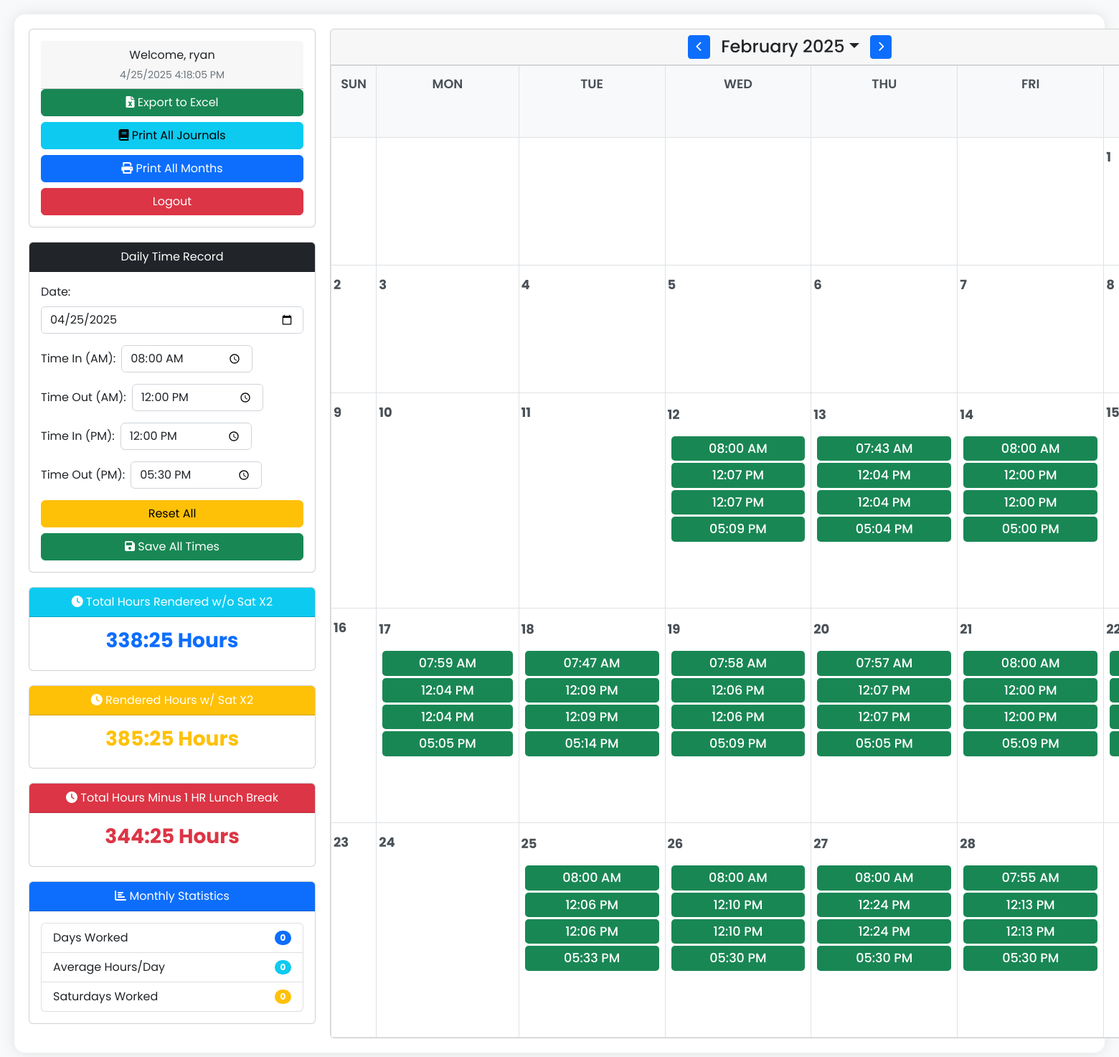
/dtr.php?month=2&year=2025 (signed in), run on the app's committed database.
### tables this page shows
CREATE TABLE `users` (
  `id` int(11) NOT NULL,
  `username` varchar(255) NOT NULL,
  `password` varchar(255) NOT NULL
);

CREATE TABLE `dtr_records` (
  `id` int(11) NOT NULL,
  `user_id` int(11) NOT NULL,
  `date` date NOT NULL,
  `time_in_am` time DEFAULT NULL,
  `time_out_am` time DEFAULT NULL,
  `time_in_pm` time DEFAULT NULL,
  `time_out_pm` time DEFAULT NULL,
  `total_hours` decimal(5,2) GENERATED ALWAYS AS (ifnull(timestampdiff(MINUTE,`time_in_am`,`time_out_am`) / 60.0,0) + ifnull(timestampdiff(MINUTE,`time_in_pm`,`time_out_pm`) / 60.0,0)) STORED,
  `created_at` timestamp NOT NULL DEFAULT current_timestamp(),
  `updated_at` timestamp NOT NULL DEFAULT current_timestamp() ON UPDATE current_timestamp()
);

### dtr.php (the view, shortened to what this page needs)
<?php
require_once "db_connect.php";
$sql = "SELECT username FROM users WHERE id = ?";
$stmt = $conn->prepare($sql);
$stmt->bind_param("i", $_SESSION['id']);
$stmt->execute();
$result = $stmt->get_result();
$user = $result->fetch_assoc();
$username = $user['username'] ?? 'Guest';
$year = isset($_GET['year']) ? (int)$_GET['year'] : (int)date('Y');
$month = isset($_GET['month']) ? (int)$_GET['month'] : (int)date('n');
function generateCalendarPHP($year, $month)
{
    $firstDay = date('w', mktime(0, 0, 0, $month, 1, $year));
    $daysInMonth = date('t', mktime(0, 0, 0, $month, 1, $year));
    $calendar = '<div class="card-header">';
    $calendar .= '<div class="month-nav">';
    $calendar .= '<a href="?month=' . ($month - 1) . '&year=' . $year . '" class="btn btn-primary btn-sm"><i class="fas fa-chevron-left"></i></a>';
    $calendar .= '<div class="dropdown">';
    $calendar .= '<h4 class="mb-0 dropdown-toggle" id="monthDropdown" data-bs-toggle="dropdown" aria-expanded="false">' . date('F Y', mktime(0, 0, 0, $month, 1, $year)) . '</h4>';
    $calendar .= '<ul class="dropdown-menu" aria-labelledby="monthDropdown">';
    for ($m = 1; $m <= 12; $m++) {
        $calendar .= '<li><a class="dropdown-item" href="?month=' . $m . '&year=' . $year . '">' . date('F', mktime(0, 0, 0, $m, 1, $year)) . '</a></li>';
    }
    $calendar .= '</ul>';
    $calendar .= '</div>';
    $calendar .= '<a href="?month=' . ($month + 1) . '&year=' . $year . '" class="btn btn-primary btn-sm"><i class="fas fa-chevron-right"></i></a>';
    $calendar .= '</div></div>';
    $calendar .= '<div class="card-body p-0">';
    $calendar .= '<table class="calendar w-100">';
    $calendar .= '<thead><tr>';
    $days = ['Sun', 'Mon', 'Tue', 'Wed', 'Thu', 'Fri', 'Sat'];
    foreach ($days as $day) {
        $calendar .= "<th>$day</th>";
    }
    $calendar .= '</tr></thead><tbody><tr>';
    for ($i = 0; $firstDay > $i; $i++) {
        $calendar .= '<td></td>';
    }
    $currentDay = 1;
    $dayOfWeek = $firstDay;
    while ($currentDay <= $daysInMonth) {
        if ($dayOfWeek == 7) {
            $dayOfWeek = 0;
            $calendar .= '</tr><tr>';
        }
        $date = sprintf('%04d-%02d-%02d', $year, $month, $currentDay);
        $today = ($date == date('Y-m-d')) ? ' bg-light' : '';
        $records = isset($_SESSION['id']) ? getTimeRecords($_SESSION['id'], $date) : null;
        $calendar .= "<td class='$today'>";
        $calendar .= "<div class='day-header'>";
        $calendar .= $currentDay;
        if ($records && ($records['time_in_am'] || $records['time_out_am'] ||
            $records['time_in_pm'] || $records['time_out_pm'])) {
            $calendar .= "<div class='button-container'>";
            $calendar .= "<button class='edit-day btn btn-outline-success btn-sm' onclick='showEditModal(\"$date\")'>
                            <i class='fas fa-edit'></i>
                        </button>";
            $calendar .= "<button class='journal-day btn btn-outline-info btn-sm' onclick='showJournalModal(\"$date\")'>
                            <i class='fas fa-book'></i>
                        </button>";
            $calendar .= "<button class='delete-day btn btn-outline-danger btn-sm' onclick='deleteDay(\"$date\")'>
                            <i class='fas fa-times'></i>
                        </button>";
            $calendar .= "</div>";
        } else {
            $calendar .= "<button class='add-day btn btn-outline-primary btn-sm' type='button' data-bs-toggle='modal' data-bs-target='#addTimeModal' onclick='initAddModal(\"$date\")'>
                            <i class='fas fa-plus'></i>
                        </button>";
        }
        $calendar .= "</div>";
        $calendar .= "<div id='entry-$year-$month-$currentDay' class='entry-container'>";
        if ($records) {
            if ($records['time_in_am']) {
                $calendar .= "<div class='calendar-entry'>" . date('h:i A', strtotime($records['time_in_am'])) . "</div>";
            }
            if ($records['time_out_am']) {
                $calendar .= "<div class='calendar-entry'>" . date('h:i A', strtotime($records['time_out_am'])) . "</div>";
            }
            if ($records['time_in_pm']) {
                $calendar .= "<div class='calendar-entry'>" . date('h:i A', strtotime($records['time_in_pm'])) . "</div>";
            }
            if ($records['time_out_pm']) {
                $calendar .= "<div class='calendar-entry'>" . date('h:i A', strtotime($records['time_out_pm'])) . "</div>";
            }
        }
        $calendar .= "</div></td>";
        $currentDay++;
        $dayOfWeek++;
    }
    while ($dayOfWeek < 7) {
        $calendar .= '<td></td>';
        $dayOfWeek++;
    }
    $calendar .= '</tr></tbody></table></div>';
    return $calendar;
}
function getTimeRecords($user_id, $date)
{
    global $conn;
    $sql = "SELECT * FROM dtr_records WHERE user_id = ? AND date = ?";
    $stmt = $conn->prepare($sql);
    $stmt->bind_param("is", $user_id, $date);
    $stmt->execute();
    return $stmt->get_result()->fetch_assoc();
}
function formatHoursToTime($decimal_hours)
{
    $hours = floor($decimal_hours);
    $minutes = round(($decimal_hours - $hours) * 60);
    return sprintf("%d:%02d", $hours, $minutes);
}
function calculateTotalHours($user_id)
{
    global $conn;
    $sql = "SELECT SUM(total_hours) as total FROM dtr_records WHERE user_id = ?";
    $stmt = $conn->prepare($sql);
    $stmt->bind_param("i", $user_id);
    $stmt->execute();
    $result = $stmt->get_result()->fetch_assoc();
    return formatHoursToTime($result['total'] ?? 0);
}
function calculateTotalHoursWithSaturday($user_id)
{
    global $conn;
    $sql = "SELECT
            date,
            total_hours,
            DAYOFWEEK(date) as day_of_week
            FROM dtr_records
            WHERE user_id = ?";
    $stmt = $conn->prepare($sql);
    $stmt->bind_param("i", $user_id);
    $stmt->execute();
    $result = $stmt->get_result();
    $totalHours = 0;
    while ($row = $result->fetch_assoc()) {
        if ($row['day_of_week'] == 7) {
            $totalHours += ($row['total_hours'] * 2);
        } else {
            $totalHours += $row['total_hours'];
        }
    }
    return formatHoursToTime($totalHours);
}
function calculateTotalHoursMinusLunch($user_id)
{
    global $conn;
    $sql = "SELECT
            date,
            total_hours,
            DAYOFWEEK(date) as day_of_week
            FROM dtr_records
            WHERE user_id = ?";
    $stmt = $conn->prepare($sql);
    $stmt->bind_param("i", $user_id);
    $stmt->execute();
    $result = $stmt->get_result();
    $totalHours = 0;
    while ($row = $result->fetch_assoc()) {
        $hoursForDay = $row['total_hours'] - 1;
        if ($row['day_of_week'] == 7) {
            $hoursForDay = ($hoursForDay * 2);
        }
        $totalHours += $hoursForDay;
    }
    return formatHoursToTime($totalHours);
}
?>
<!DOCTYPE html>
<html lang="en">
<head>
    <link href="https://cdn.jsdelivr.net/npm/bootstrap@5.2.3/dist/css/bootstrap.min.css" rel="stylesheet">
    <link rel="stylesheet" href="https://cdnjs.cloudflare.com/ajax/libs/font-awesome/6.0.0/css/all.min.css">
</head>
<body>
    <div class="container">
        <div class="sidebar">
            <div class="card text-center p-3">
                <div class="card-header">
                    Welcome, <?php echo htmlspecialchars($username); ?>
                    <div id="realTimeClock" class="text-muted" style="font-size: 14px; color: black; margin-top: 5px;"></div>
                </div>
                <div class="d-flex flex-column gap-2">
                    <button onclick="exportToExcel()" class="btn btn-success">
                        <i class="fas fa-file-excel"></i> Export to Excel
                    </button>
                    <button onclick="printAllJournals()" class="btn btn-info">
                        <i class="fas fa-book"></i> Print All Journals
                    </button>
                    <button onclick="printAllMonths()" class="btn btn-primary">
                        <i class="fas fa-print"></i> Print All Months
                    </button>
                    <a href="logout.php" class="btn btn-danger">Logout</a>
                </div>
            </div>
            <div class="card mt-3">
                <div class="card-header text-center bg-dark text-white">Daily Time Record</div>
                <div class="card-body">
                    <label class="form-label">Date:</label>
                    <input type="date"
                        class="form-control mb-3"
                        id="datePicker"
                        name="date"
                        value="<?php echo date('Y-m-d'); ?>"
                        required>
                    <div class="d-grid gap-3">
                        <form method="POST" class="d-flex align-items-center">
                            <label class="me-2">Time In (AM):</label>
                            <input type="time" name="time_value" class="form-control time-input me-2" value="08:00">
                        </form>
                        <form method="POST" class="d-flex align-items-center">
                            <label class="me-2">Time Out (AM):</label>
                            <input type="time" name="time_value" class="form-control time-input me-2" value="12:00">
                        </form>
                        <form method="POST" class="d-flex align-items-center">
                            <label class="me-2">Time In (PM):</label>
                            <input type="time" name="time_value" class="form-control time-input me-2" value="12:00">
                        </form>
                        <form method="POST" class="d-flex align-items-center">
                            <label class="me-2">Time Out (PM):</label>
                            <input type="time" name="time_value" class="form-control time-input me-2" value="17:30">
                        </form>
                    </div>
                    <button class="btn btn-warning w-100 mt-3" onclick="resetAllTimes()">Reset All</button>
                    <button class="btn btn-success w-100 mt-2" onclick="saveAllTimes()"><i class="fas fa-save"></i> Save All Times</button>
                </div>
            </div>
            <div class="card mt-3">
                <div class="card-header text-center bg-info text-white">
                    <i class="fas fa-clock"></i> Total Hours Rendered w/o Sat X2
                </div>
                <div class="card-body text-center">
                    <h3 id="totalHours" class="fw-bold text-primary">
                        <?php echo calculateTotalHours($_SESSION['id']); ?> Hours
                    </h3>
                </div>
            </div>
            <div class="card mt-3">
                <div class="card-header text-center bg-warning text-white">
                    <i class="fas fa-clock"></i> Rendered Hours w/ Sat X2
                </div>
                <div class="card-body text-center">
                    <h3 id="totalHoursWithSaturday" class="fw-bold text-warning">
                        <?php echo calculateTotalHoursWithSaturday($_SESSION['id']); ?> Hours
                    </h3>
                </div>
            </div>
            <div class="card mt-3">
                <div class="card-header text-center bg-danger text-white">
                    <i class="fas fa-clock"></i> Total Hours Minus 1 HR Lunch Break
                </div>
                <div class="card-body text-center">
                    <h3 id="totalHoursMinusLunch" class="fw-bold text-danger">
                        <?php echo calculateTotalHoursMinusLunch($_SESSION['id']); ?> Hours
                    </h3>
                </div>
            </div>
            <div class="card mt-3">
                <div class="card-header text-center bg-primary text-white">
                    <i class="fas fa-chart-bar"></i> Monthly Statistics
                </div>
                <div class="card-body">
                    <ul class="list-group">
                        <li class="list-group-item d-flex justify-content-between align-items-center">
                            Days Worked
                            <span class="badge bg-primary rounded-pill" id="daysWorked">0</span>
                        </li>
                        <li class="list-group-item d-flex justify-content-between align-items-center">
                            Average Hours/Day
                            <span class="badge bg-info rounded-pill" id="avgHours">0</span>
                        </li>
                        <li class="list-group-item d-flex justify-content-between align-items-center">
                            Saturdays Worked
                            <span class="badge bg-warning rounded-pill" id="saturdaysWorked">0</span>
                        </li>
                    </ul>
                </div>
            </div>
        </div>
        <div class="main-content">
            <div class="card h-100">
                <?php echo generateCalendarPHP($year, $month); ?>
            </div>
        </div>
    </div>
</body>
</html>

### dtr.php (style rules this page uses)
body { font-family: 'Poppins', sans-serif; margin: 0; padding: 20px; background-color: #f8f9fa; min-height: 100vh; overflow-x: hidden; }
.container { display: flex; min-height: auto; gap: 20px; padding: 20px; margin: 0 auto; max-width: 1800px; background-color: white; border-radius: 15px; box-shadow: 0 0 20px rgba(0, 0, 0, 0.1); }
.sidebar { width: 400px; min-width: 400px; height: auto; overflow-y: visible; position: sticky; top: 20px; }
.main-content { flex: 1; height: auto; overflow-y: visible; }
.main-content .card { height: 100%; display: flex; flex-direction: column; }
.main-content .card-body { flex: 1; padding: 0; overflow: auto; }
.card { margin-bottom: 20px; height: auto; }
.calendar { width: 100%; height: 100%; border-collapse: collapse; }
.calendar th, .calendar td { border: 1px solid #ddd; padding: 15px; text-align: center; vertical-align: top; position: relative; height: 100px; cursor: pointer; transition: background 0.3s; }
.day-header { position: absolute; top: 5px; right: 5px; font-weight: bold; font-size: 18px; color: #6c757d; }
.time-input { width: 50%; }
.calendar-entry { font-size: 1.1rem; padding: 4px 8px; margin: 3px 0; background: #198754; color: white; padding: 5px 10px; border-radius: 5px; display: inline-block; font-weight: 500; display: block; width: 100%; text-align: center; margin: 5px 0; }
.month-nav { display: flex; justify-content: center; align-items: center; gap: 15px; }
.btn-sm { padding: 5px 10px; }
.calendar th { background-color: #f8f9fa; padding: 12px; font-weight: 600; border: 1px solid #dee2e6; font-size: 1.1rem; color: #495057; text-transform: uppercase; }
.calendar td { height: 130px; width: 14.28%; vertical-align: top; padding: 8px; border: 1px solid #dee2e6; position: relative; }
.day-header { font-weight: bold; margin-bottom: 5px; text-align: right; color: #495057; }
.entry-container { margin-top: 20px; }
.calendar-entry { font-size: 1.1rem; padding: 4px 8px; margin: 3px 0; background-color: #198754; color: white; border-radius: 5px; text-align: center; }
.day-header { display: flex; justify-content: space-between; align-items: center; position: relative; margin-bottom: 10px; }
.day-header { display: flex; justify-content: space-between; align-items: center; position: relative; margin-bottom: 10px; padding-right: 25px; }
.button-container { display: flex; align-items: center; gap: 15px; margin-left: 20px; }
th, td { border: 1px solid black; padding: 8px; text-align: left; }
table { width: 100%; border-collapse: collapse; margin: 0; font-size: 11px; }

### data on the page
users: username "ryan"
dtr_records: time_in_am "08:00 AM", time_out_am "12:07 PM", time_in_pm "12:07 PM", time_out_pm "05:09 PM"
dtr_records: time_in_am "07:43 AM", time_out_am "12:04 PM", time_in_pm "12:04 PM", time_out_pm "05:04 PM"
dtr_records: time_in_am "08:00 AM", time_out_am "12:00 PM", time_in_pm "12:00 PM", time_out_pm "05:00 PM"
dtr_records: time_in_am "07:59 AM", time_out_am "12:04 PM", time_in_pm "12:04 PM", time_out_pm "05:05 PM"
dtr_records: time_in_am "07:47 AM", time_out_am "12:09 PM", time_in_pm "12:09 PM", time_out_pm "05:14 PM"
dtr_records: time_in_am "07:58 AM", time_out_am "12:06 PM", time_in_pm "12:06 PM", time_out_pm "05:09 PM"
dtr_records: time_in_am "07:57 AM", time_out_am "12:07 PM", time_in_pm "12:07 PM", time_out_pm "05:05 PM"
dtr_records: time_in_am "08:00 AM", time_out_am "12:00 PM", time_in_pm "12:00 PM", time_out_pm "05:09 PM"
dtr_records: time_in_am "08:00 AM", time_out_am "12:06 PM", time_in_pm "12:06 PM", time_out_pm "05:33 PM"
dtr_records: time_in_am "08:00 AM", time_out_am "12:10 PM", time_in_pm "12:10 PM", time_out_pm "05:30 PM"
dtr_records: time_in_am "08:00 AM", time_out_am "12:24 PM", time_in_pm "12:24 PM", time_out_pm "05:30 PM"
dtr_records: time_in_am "07:55 AM", time_out_am "12:13 PM", time_in_pm "12:13 PM", time_out_pm "05:30 PM"

### other printed values
calculateTotalHours($_SESSION['id']) "338:25"
calculateTotalHoursWithSaturday($_SESSION['id']) "385:25"
calculateTotalHoursMinusLunch($_SESSION['id']) "344:25"
date('F Y', mktime(0, 0, 0, $month, 1, $year)) "February 2025"
$day "SUN"
$day "MON"
$day "TUE"
$day "WED"
$day "THU"
$day "FRI"
